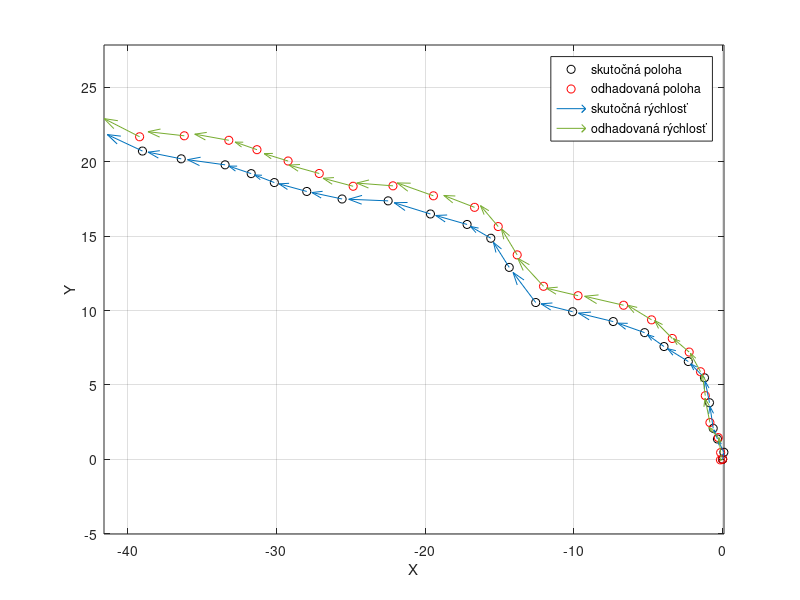

This chart was generated by the following MATLAB code:
clear; clc; close all;   % Clear workspace and variables

delta_t = 0.9;   % Discrete time step (sampling interval)

% State transition matrix A (motion model: constant velocity in 2D)
A = [1 0 delta_t 0;
     0 1 0 delta_t;
     0 0 1 0;
     0 0 0 1];  %TODO

% Input matrix B (no control input here, all zeros)
B = [0;
     0;
     0;
     0];

% Measurement matrix C
% Defines which states are observed: velocity_x, velocity_y, position_x, position_y
C = [0 0 1 0;
     0 0 0 1;
     1 0 0 0;
     0 1 0 0];  %TODO

% Measurement noise covariance matrix R
R = diag([0.05,0.05,5,5]);

% Process noise covariance matrix Q
Q = diag([0,0,0.3,0.3]);

% Noise generation using matrix square roots
chol_Q = sqrt(Q);   % For process noise
chol_R = chol(R);   % For measurement noise

n_steps = 25;       % Number of simulation steps

% Dimensions
m = size(C,1);   % Number of measurements
r = size(B,2);   % Number of inputs
n = size(A,1);   % Number of states

% Data storage for plotting and analysis
x_ = [];      % True states
x_hat_ = [];  % Estimated states
y_ = [];      % Noisy measurements
y_hat_ = [];  % Estimated measurements

u = zeros(n_steps,1);   % Control input (all zeros in this case)

%x=[0;3]   % (alternative initial condition, commented out)

x = [0;0;0;0];   % Initial true state (position and velocity)

x_hat = x;       % Initial estimated state
P = zeros(n,n);  % Initial covariance (no prior uncertainty)

% Propagate the true system for the first step
x = A*x + B*u(1);

% ----------- Main loop ------------
for i=1:n_steps
    
    % Generate measurement noise
    v = chol_R*randn(m,1);
    % Measurement equation (y = Cx + noise)
    y = C*x + v;

    % ----- Kalman filter equations 
    x_hat = A*x_hat + B*u(i);  %TODO;   % Prediction of the state
    P     = A*P*A' + Q; %TODO;   % Prediction of the covariance

    K     = P*C' / (C*P*C' + R); %TODO;   % Kalman gain
        
    x_hat = x_hat + K*(y - C*x_hat); %TODO;   % Update of the state estimate
    y_hat = C*x_hat; %TODO;   % Estimated measurement
    P     = (eye(n) - K*C)*P; %TODO;   % Update of the covariance
    % ----------------------------------------------------------

    % Store results
    x_ = [x_,x];
    x_hat_ = [x_hat_,x_hat];
    y_ = [y_,y];
    y_hat_ = [y_hat_,y_hat];

    % Propagate the true system with process noise
    if i < n_steps
        w = chol_Q*randn(n,1);     % Process noise
        x = A*x + B*u(i+1) + w;    % State update
    end
end

% Estimation error over time
e_ = x_ - x_hat_;

% Covariance of estimation error
cov(e_');

close all

% ----------- Visualization ------------
figure

% Plot true and estimated positions
plot(x_(1,:),x_(2,:),'ok');       % True positions (black circles)
hold on
plot(x_hat_(1,:),x_hat_(2,:),'or'); % Estimated positions (red circles)

% Plot velocity vectors (arrows)
quiver(x_(1,:),x_(2,:),x_(3,:),x_(4,:),0.3)           % True velocities
quiver(x_hat_(1,:),x_hat_(2,:),x_hat_(3,:),x_hat_(4,:),0.3) % Estimated velocities
grid on

axis equal

legend('skutočná poloha','odhadovaná poloha','skutočná rýchlosť','odhadovaná rýchlosť')

set(gcf,'position',[400,0,650,550]);   % Figure size/position

xlabel('X')
ylabel('Y')